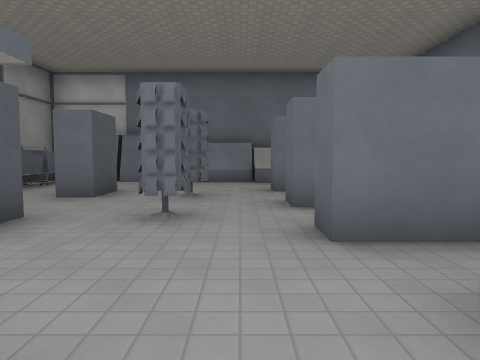
View 1 (above)

12 first-person views from a walk through a level from a Godot 3-D game. The camera is 1.4 m above the floor, tilts 4° down and sees 70° across. The floor is counted in squares, 2 m on a side. Each view is taken from the middle of a square. On the plan, view 1 faces up. The plan holds only what a view shows up to about 11 squares ahead; the rest is blank. The place goes on beyond the plan. Door leaves are left out where a doorway can be walked through. Surface patterns are stand-ins for the level's own textures.

View 2
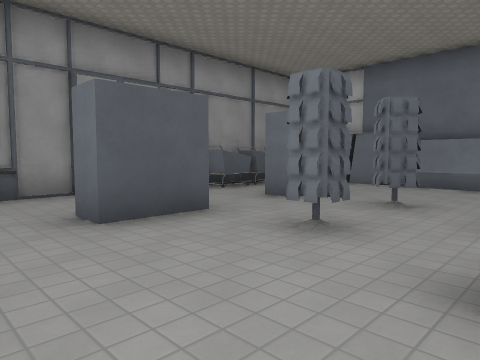

View 3
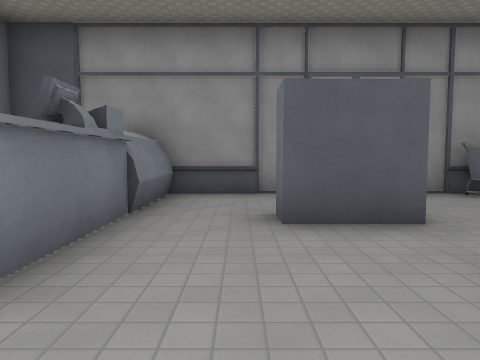

View 4
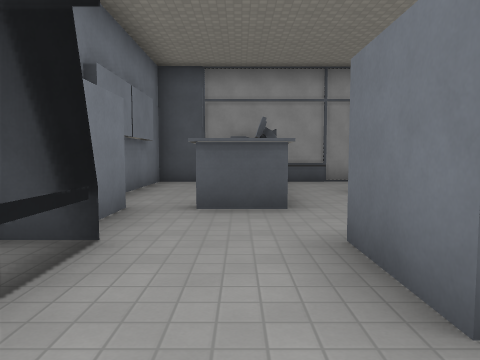

View 5
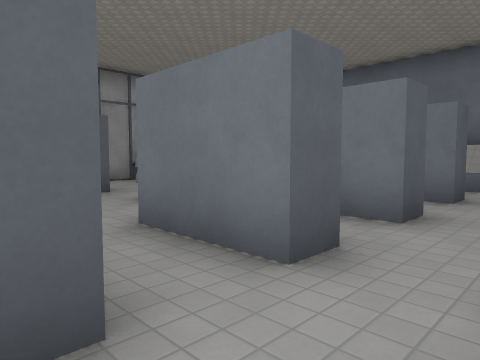

View 6
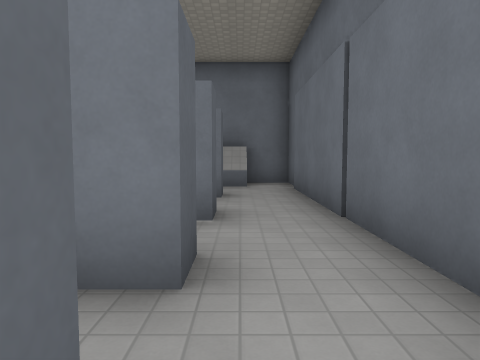

View 7
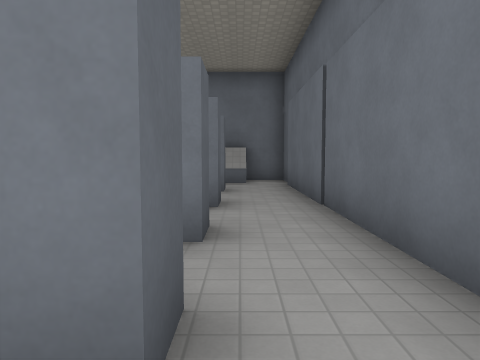

View 8
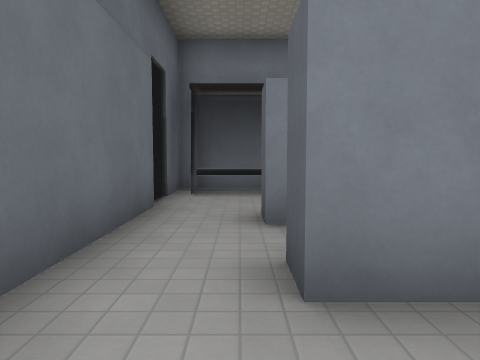

View 9
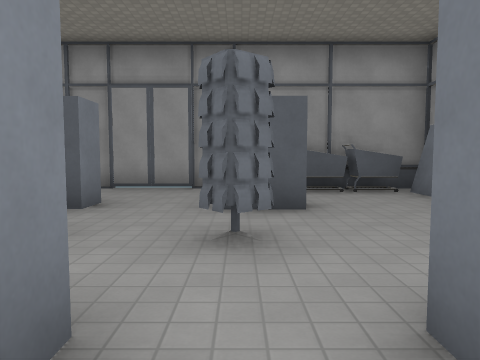

View 10
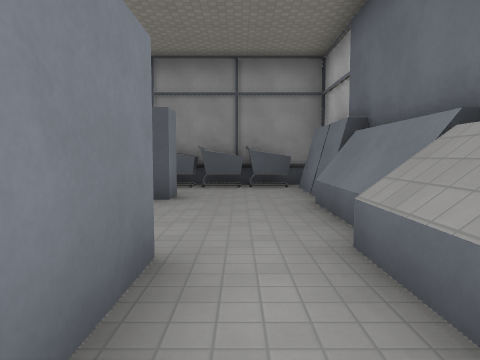

View 11
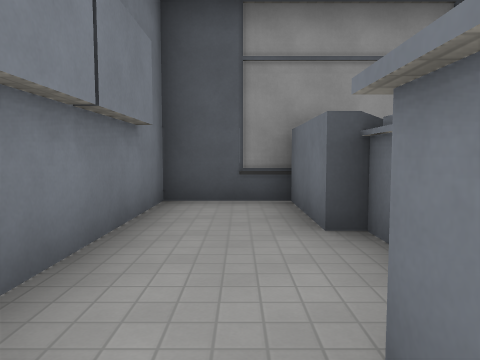

View 12
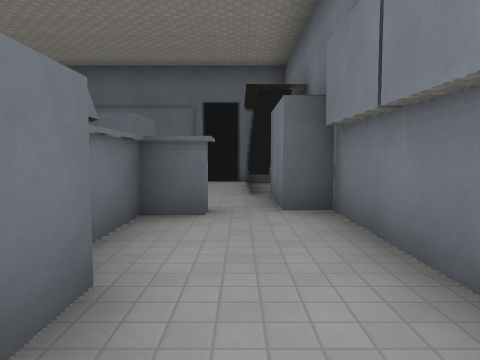

### Floor plan
Points are (right, up) in squares from view 1. A wall is a line through its corners. A room is listed if a view was taken in it or the views show most of it. See-through windows are left out.
Room 1 (views 1, 2, 3, 4, 5, 6, 7, 11)
walls: (1.2, -1.1) (1.2, -2); (2.7, 1.6) (2.7, 0.9) (1.1, 0.9); (4.2, 0.3) (4.2, 3.5); (2.5, -2.2) (4.2, -2.2) (4.2, -0.9); (4.4, -1) (4.4, -0.1); (-0.5, 0.8) (-0.5, -0.6); (3.9, -2.1) (3.9, -1.1); (-0.6, -1.5) (1.3, -1.5) (1.3, -1.2); (2.7, 3.4) (2.7, 2.8) (0.7, 2.8) (0.7, 3.5)
low walls: (1.3, -1.2) (3.9, -1.2)
ways out: opening at (3.5, 3) to room 2; opening at (0, 2) to room 3; opening at (-1, -1) to room 5
Room 2 (view 8)
walls: (2.7, 5.4) (2.7, 4.7); (4.2, 3.5) (4.2, 5.5)
ways out: opening at (3.5, 3) to room 1; opening at (1.5, 4) to room 3; opening at (3.5, 5) to room 6
Room 3 (view 9)
walls: (-0.9, 6.1) (-0.7, 5.8) (-0.9, 5.6) (-1.2, 6); (-3.2, 3.9) (-2.5, 3.9) (-2.5, 2.4) (-3.2, 2.4); (-0.5, 4.2) (-0.5, 3.7) (-1.1, 3.7); (-0.9, 6.4) (-0.5, 5.9); (-3.1, 6.9) (-2.5, 6.9) (-2.5, 5.8) (-3.1, 5.8); (1.8, 3.4) (2.7, 3.4); (-3.2, 0.9) (-3.2, -0.2); (-2.2, 9.5) (-4.8, 9.5); (2.7, 4.7) (0.7, 4.7) (0.7, 5.3) (1.1, 5.3); (0.4, 9.1) (-2.1, 9.1); (-4.6, 9.2) (-4.6, 6.1) (-5.2, 6.1); (2.7, 6.7) (0.7, 6.7) (0.7, 7.4) (2.2, 7.4); (0.4, 9.5) (-2.1, 9.5); (-5.4, 10) (-5.4, 0.6) (-0.9, 0.6)
low walls: (1.9, 8.9) (0.4, 8.9)
ways out: opening at (0, 2) to room 1; opening at (1.5, 4) to room 2; opening at (1.5, 8) to room 4; opening at (1.5, 6) to room 6
Room 4 (view 10)
walls: (4.2, 7.4) (4.2, 8.4); (4.2, 9) (4.2, 10) (3.1, 10)
low walls: (3.2, 8.9) (2.4, 8.9)
ways out: opening at (1.5, 8) to room 3; opening at (3.5, 7) to room 6
Room 5 (view 12)
walls: (-3.2, -0.2) (-5.4, -0.2) (-5.4, -2.2) (-0.6, -2.2) (-0.6, -1.5); (-1, 0.2) (-3.2, 0.2); (-0.5, -0.6) (-1, -0.6)
ways out: opening at (-1, -1) to room 1
Room 6 (no view inside)
walls: (2.7, 7.5) (2.7, 6.7); (4.2, 5.5) (4.2, 7.4)
ways out: opening at (3.5, 5) to room 2; opening at (1.5, 6) to room 3; opening at (3.5, 7) to room 4

Positions as (right, up) in squares from view 1, and headings:
1: (0, 0), facing up
2: (1, 1), facing up-left
3: (1, 2), facing left
4: (4, 0), facing left
5: (4, 1), facing up-left
6: (3, 1), facing up
7: (3, 0), facing up
8: (3, 5), facing down
9: (2, 6), facing left
10: (3, 8), facing left
11: (0, -1), facing left
12: (-5, -1), facing right
